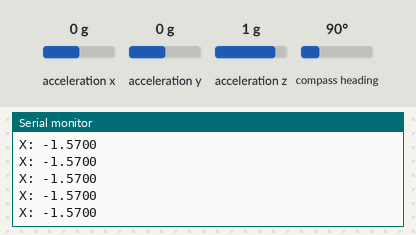
Bench run of a sketch on a simulated Arduino Uno, built with avr-gcc and run on an emulated ATmega328P. On the bench: the last lines printed to the serial monitor. The test bench sets the inputs (shaded band); at power-on: compass heading 90°, acceleration x 0 g, acceleration y 0 g, acceleration z 1 g.

Above: at 1.2 s.
1.3 s: compass heading set to 7°
At 1.31 s:
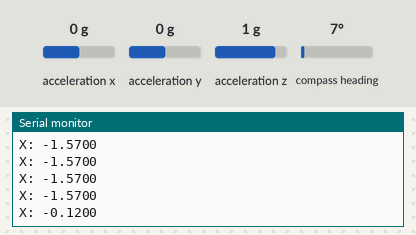
2.8 s: compass heading set to 180°
At 2.81 s:
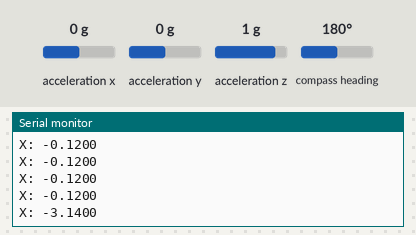
Timing chart, 0 to 5.8 s (numbered marks = the images above; inputs shaded):
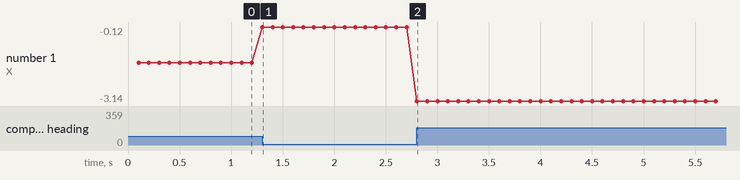

Measured:
- after the input at 1.3 s, the serial monitor: prints a new line at once (image 1)
- after the input at 2.8 s, the serial monitor: prints a new line at once (image 2)
- plotted number 1: -1.57 → -0.12 after the input at 1.3 s, -0.12 → -3.14 after the input at 2.8 s

The sketch:

imu_sensor.ino
```cpp
//use timer to read imu data every 500ms
#include <Wire.h>
#include <Adafruit_Sensor.h>
#include <Adafruit_BNO055.h>
#include <utility/imumaths.h>
#include "TimerOne.h"
int readIMU = 0;
Adafruit_BNO055 bno = Adafruit_BNO055(55, 0x29, &Wire);
float normalizeAngle(float angle) {
  // Normalize the angle to the range [-π, π]
  while (angle > M_PI) {
    angle -= 2 * M_PI;
  }
  while (angle < -M_PI) {
    angle += 2 * M_PI;
  }
  return round(angle * 100) / 100.0;
}
void setup()
{
  Timer1.initialize(100000);    //500ms
  Timer1.attachInterrupt(readIMUdata);

  Serial.begin(9600);
  Serial.println("Orientation Sensor Test"); Serial.println("");

  /* Initialise the sensor */
  if(!bno.begin())
  {
    /* There was a problem detecting the BNO055 ... check your connections */

    Serial.print("Ooops, no BNO055 detected ... Check your wiring or I2C ADDR!");
    while(1);
  }
  bno.setExtCrystalUse(true);
}
void loop(void)
{
  if (readIMU ==1) {
    readIMU=0;
  sensors_event_t event;
  bno.getEvent(&event);
  /* Display the floating point data */
  Serial.print("X: ");
  Serial.print(normalizeAngle(-event.orientation.x/360*2*3.14), 4);
  // Serial.print("\tY: ");
  // Serial.print(event.orientation.y, 4);
  // Serial.print("\tZ: ");
  // Serial.print(event.orientation.z, 4);
  Serial.println("");
  }

}
void readIMUdata(){
  readIMU = 1;
}
```
